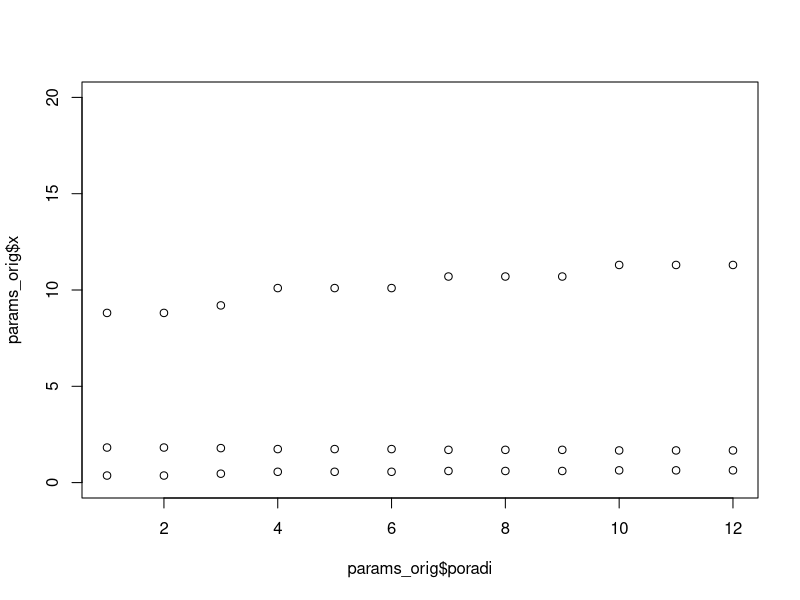

Generate this figure with R:
params_orig = read.table('tabulka_puvodnich.csv', sep = ';', header = TRUE, dec=',')

params_orig$poradi = 1:12

plot(params_orig$poradi, params_orig$x, ylim = c(0,20))
points(params_orig$poradi, params_orig$y)
points(params_orig$poradi, params_orig$b)
